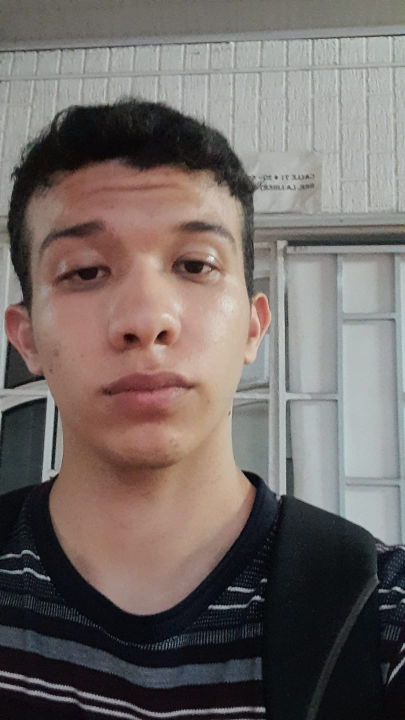
#> input picture img2.jpeg, 810 x 1440 px, given in place of the camera (shown at 1/2 size)
$ python main.py
#> lines starting #> are read from the running program, lines starting #| are printed output that depends on the picture; after the words box and inside, x2 and y2 are one past the last pixel; in counts of white or black regions, pixels touching at a corner belong together
import cv2
import numpy as np
import joblib

def reconocimiento_facial():
    # Cargar el modelo entrenado
    knn_clf = joblib.load('modelo_con_aumento_con_desconocido.pkl')
#> (reads modelo_con_aumento_con_desconocido.pkl from the repository)

    # Iniciar la captura de video desde la cámara
    cap = cv2.VideoCapture(0)

    # Inicializar el clasificador de rostros en cascada de Haar
    face_cascade = cv2.CascadeClassifier(cv2.data.haarcascades + 'haarcascade_frontalface_default.xml')

    while True:
        ret, frame = cap.read()
#> frame is the input picture: shape (1440, 810, 3); mean B, G, R 102.7, 106.2, 115
        gray = cv2.cvtColor(frame, cv2.COLOR_BGR2GRAY)
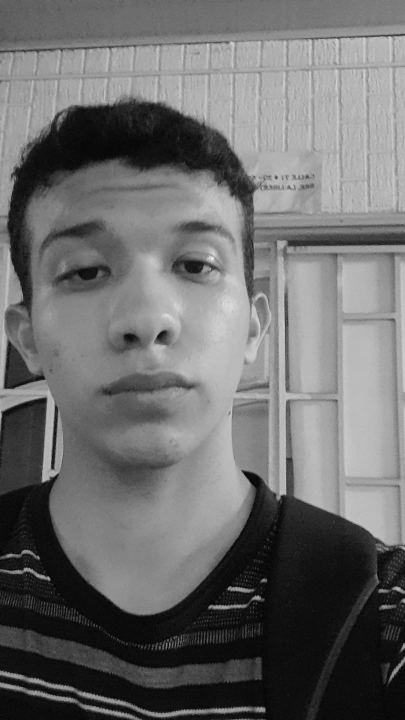
#> gray: shape (1440, 810) (shown at 1/2 size); min 0, max 253, mean 108.4
        faces = face_cascade.detectMultiScale(gray, scaleFactor=1.3, minNeighbors=5)
#> faces = [[33, 332, 541, 541]]

        for (x, y, w, h) in faces:
            roi_gray = gray[y:y+h, x:x+w]
            roi_gray_resized = cv2.resize(roi_gray, (100, 100))
            label, confianza = knn_clf.predict(roi_gray_resized.flatten().reshape(1, -1))[0], knn_clf.predict_proba(roi_gray_resized.flatten().reshape(1, -1))[0]

            # Obtener la etiqueta y la probabilidad máxima
            etiqueta_max_prob = np.argmax(confianza)
            max_prob = confianza[etiqueta_max_prob]

            # Verificar si el rostro fue reconocido o es desconocido
            if max_prob < 0.8:
                # Dibujar el rectángulo en rojo para un rostro desconocido
                cv2.rectangle(frame, (x, y), (x+w, y+h), (0, 0, 255), 2)

                # Añadir la etiqueta "Desconocido" debajo del rectángulo
                cv2.putText(frame, "Desconocido", (x, y + h + 20), cv2.FONT_HERSHEY_SIMPLEX, 0.5, (0, 0, 255), 2)
            else:
                # Dibujar el rectángulo en azul para un rostro reconocido
                cv2.rectangle(frame, (x, y), (x+w, y+h), (255, 0, 0), 2)

                # Añadir la etiqueta numérica debajo del rectángulo
                cv2.putText(frame, str(label), (x, y + h + 20), cv2.FONT_HERSHEY_SIMPLEX, 0.5, (0, 255, 0), 2)
#> this loop made 1 pass
#> (x, y, w, h, label, confianza, etiqueta_max_prob, max_prob) on pass 1: (33, 332, 541, 541, 'julian', [0, 1], 1, 1)
#> pass 1, in reconocimiento_facial, `roi_gray = gray[y:y+h, x:x+w]`:
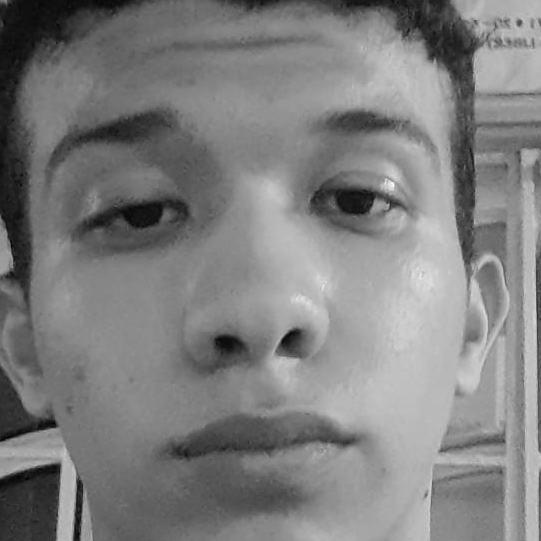
#> roi_gray: shape (541, 541); min 2, max 253, mean 126.7
#> pass 1, in reconocimiento_facial, `roi_gray_resized = cv2.resize(roi_gray, (100, 100))`:
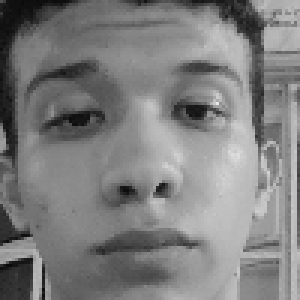
#> roi_gray_resized: shape (100, 100) (shown 3 times larger); min 10, max 233, mean 126.5
#> after the loop:
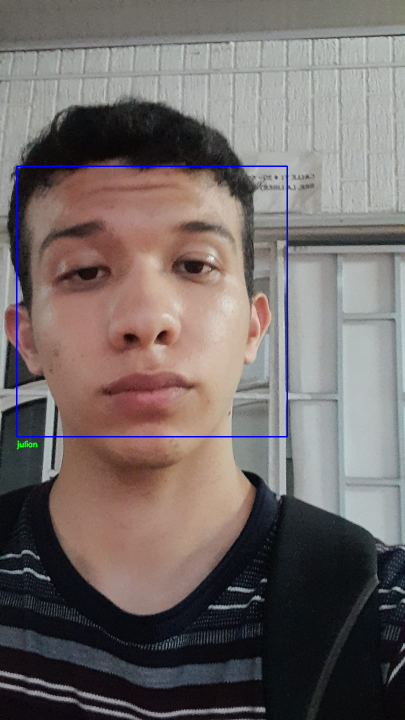
#> frame: shape (1440, 810, 3) (shown at 1/2 size); 0.58% of pixels changed, all inside (x1, y1, x2, y2) = (32, 331, 576, 899)

        cv2.imshow('Reconocimiento Facial en Tiempo Real', frame)

        if cv2.waitKey(1) & 0xFF == ord('q'):
#> (key q is pressed here)
            break

    cap.release()
    cv2.destroyAllWindows()

# Realizar el reconocimiento facial
reconocimiento_facial()
